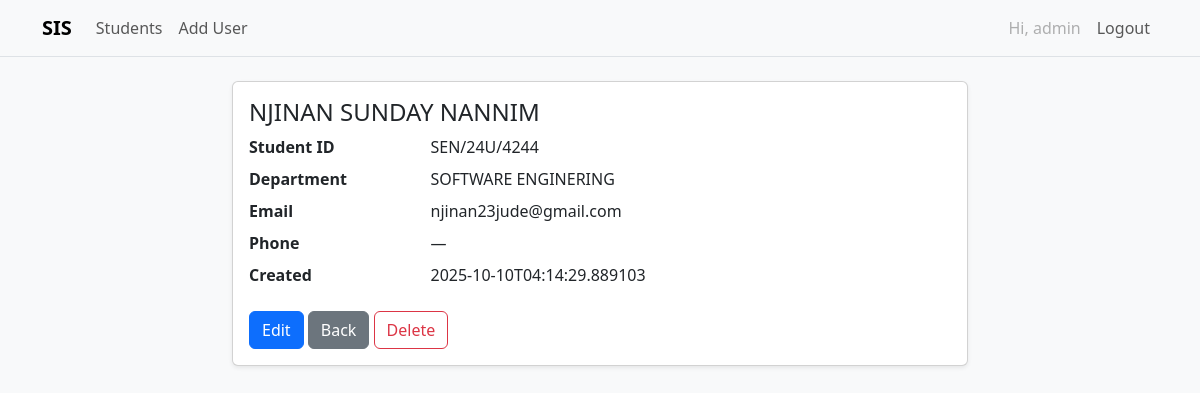
The app's page /students/2 (signed in) with its own data.
### tables this page shows
CREATE TABLE students (
            id INTEGER PRIMARY KEY AUTOINCREMENT,
            student_id TEXT UNIQUE NOT NULL,
            name TEXT NOT NULL,
            department TEXT NOT NULL,
            email TEXT UNIQUE,
            phone TEXT,
            created_at TEXT NOT NULL
        );

### app.py (the view)
@app.route("/students/<int:id>")
@login_required
def view_student(id: int):
    db = get_db()
    row = db.execute("SELECT * FROM students WHERE id = ?", (id,)).fetchone()
    if not row: abort(404)
    return render_template("students/view.html", s=row)

### app.py (called while the page is built)
def get_db():
    if "db" not in g:
        g.db = sqlite3.connect(app.config["DATABASE"])
        g.db.row_factory = sqlite3.Row
    return g.db

def login_required(view):
    @wraps(view)
    def wrapped(*args, **kwargs):
        if "user_id" not in session:
            return redirect(url_for("login", next=request.path))
        return view(*args, **kwargs)
    return wrapped

def get_csrf_token():
    token = session.get("_csrf_token")
    if not token:
        import secrets
        token = secrets.token_hex(16)
        session["_csrf_token"] = token
    return token

### templates/students/view.html (shortened to what this page needs)
{% extends "base.html" %}
{% block content %}
<div class="row justify-content-center">
  <div class="col-md-8">
    <div class="card shadow-sm">
      <div class="card-body">
        <h1 class="h4">{{ s.name }}</h1>
        <dl class="row">
          <dt class="col-sm-3">Student ID</dt><dd class="col-sm-9">{{ s.student_id }}</dd>
          <dt class="col-sm-3">Department</dt><dd class="col-sm-9">{{ s.department }}</dd>
          <dt class="col-sm-3">Email</dt><dd class="col-sm-9">{{ s.email or '—' }}</dd>
          <dt class="col-sm-3">Phone</dt><dd class="col-sm-9">{{ s.phone or '—' }}</dd>
          <dt class="col-sm-3">Created</dt><dd class="col-sm-9">{{ s.created_at }}</dd>
        </dl>
        <a href="{{ url_for('edit_student', id=s.id) }}" class="btn btn-primary">Edit</a>
        <a href="{{ url_for('list_students') }}" class="btn btn-secondary">Back</a>
        <form method="post" action="{{ url_for('delete_student', id=s.id) }}" class="d-inline" onsubmit="return confirm('Delete this student?');">
          <button class="btn btn-outline-danger">Delete</button>
        </form>
      </div>
    </div>
  </div>
</div>
{% endblock %}

### records on screen
students: name "NJINAN SUNDAY NANNIM", student_id "SEN/24U/4244", department "SOFTWARE ENGINERING", email "njinan23jude@gmail.com", created_at "2025-10-10T04:14:29.889103"

### other values on screen
{{ session.get('username') }} "admin"
{{ s.phone or '—' }} "—"
